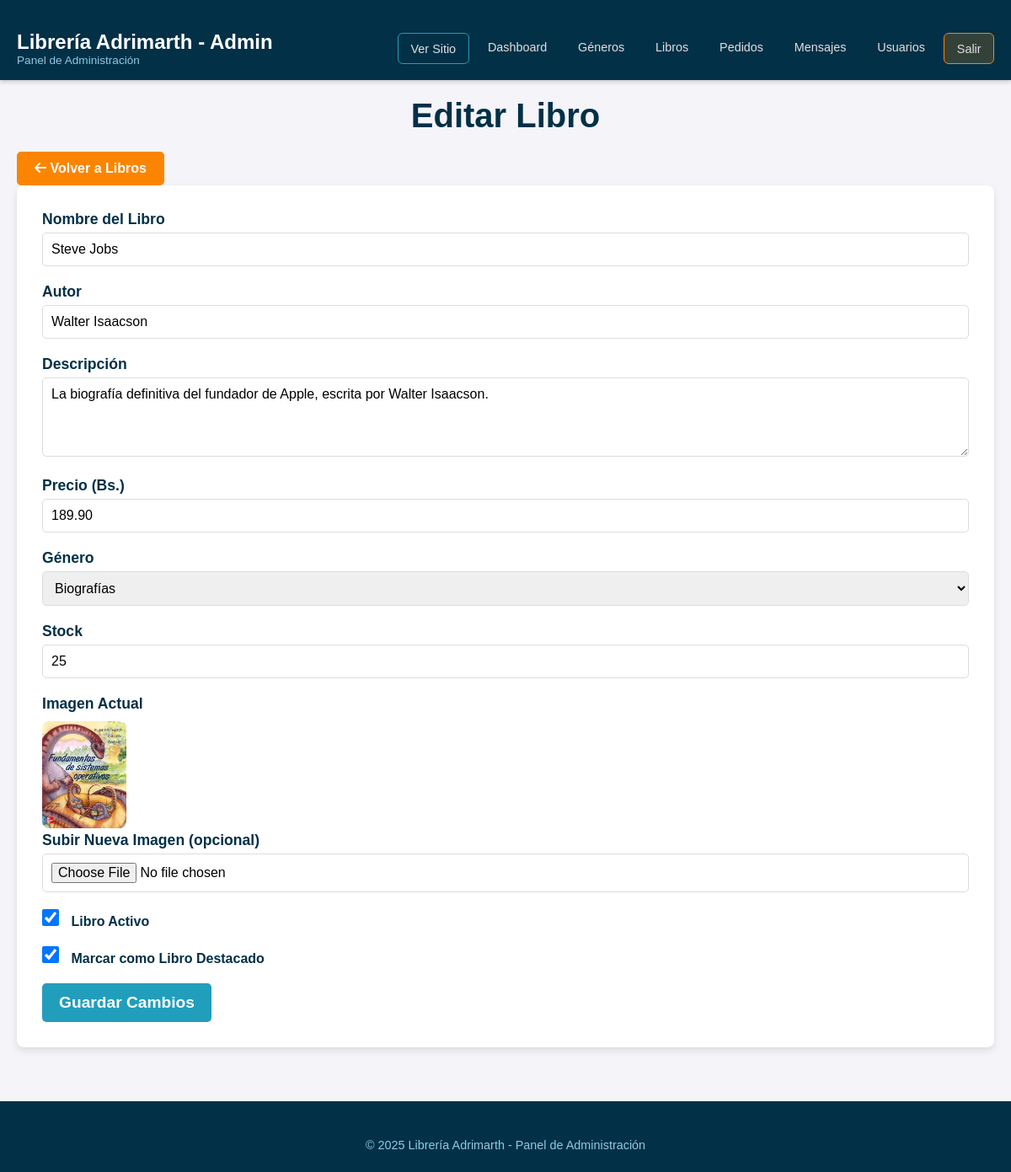
/administrador/pages/editar_libro.php?id=1 (signed in), run on the app's committed database.
### tables this page shows
CREATE TABLE libros (
    id INT AUTO_INCREMENT PRIMARY KEY,
    nombre VARCHAR(100) NOT NULL,
    autor VARCHAR(255) NOT NULL,
    descripcion TEXT NOT NULL,
    precio DECIMAL(10,2) NOT NULL,
    genero_id INT,
    imagen VARCHAR(255),
    stock INT DEFAULT 0,
    activo BOOLEAN DEFAULT TRUE,
    destacado BOOLEAN DEFAULT FALSE,   
    fecha_creacion TIMESTAMP DEFAULT CURRENT_TIMESTAMP,
    FOREIGN KEY (genero_id) REFERENCES generos(id)
);

CREATE TABLE generos (
    id INT AUTO_INCREMENT PRIMARY KEY,
    nombre VARCHAR(50) NOT NULL,
    descripcion TEXT
);

### administrador/controllers/libro_form_controller.php (called while the page is built, shortened)
<?php
require_once '../../config/database.php';
require_once '../models/Libro.php';
$libroModel = new LibroModel($pdo);
$libro_id = $_GET['id'] ?? null;
$is_edit = (bool)$libro_id;
if ($is_edit) {
    $libro = $libroModel->find($libro_id);
} else {
    $page_title = 'Agregar Libro';
    $libro = [
        'id' => null, 'nombre' => '', 'autor' => '', 'descripcion' => '', 'precio' => '',
        'genero_id' => null, 'stock' => 0, 'activo' => 1, 'destacado' => 0, 'imagen' => ''
    ];
}
$generos = $libroModel->getGeneros();
?>

### administrador/models/Libro.php (called while the page is built, shortened)
<?php
class LibroModel {
    private $pdo;
    public function __construct($pdo) {
        $this->pdo = $pdo;
    }
    public function getGeneros() {
        $stmt = $this->pdo->query("SELECT * FROM generos ORDER BY nombre");
        return $stmt->fetchAll();
    }
    public function find($id) {
        $sql = "SELECT p.*, c.nombre as genero_nombre
                FROM libros p
                LEFT JOIN generos c ON p.genero_id = c.id
                WHERE p.id = ?";
        $stmt = $this->pdo->prepare($sql);
        $stmt->execute([$id]);
        return $stmt->fetch();
    }
}
?>

### administrador/pages/editar_libro.php (the view, shortened to what this page needs)
<?php
require_once '../controllers/libro_form_controller.php';
include '../../public/componentes/admin_header.php';
?>
<link rel="stylesheet" href="/proyecto-01/administrador/styles/editar.css">
<main class="container">
    <h1>Editar Libro</h1>
    <a href="/proyecto-01/administrador/pages/libros.php" class="btn btn-secondary mb-3">
        <i class="fas fa-arrow-left"></i> Volver a Libros
    </a>
    <form action="/proyecto-01/administrador/pages/editar_libro.php?id=<?php echo $libro_id; ?>" method="POST" enctype="multipart/form-data" class="form-container">
        <div class="form-group">
            <label for="nombre">Nombre del Libro</label>
            <input type="text" id="nombre" name="nombre" class="form-control" value="<?php echo htmlspecialchars($libro['nombre']); ?>" required>
        </div>
        <div class="form-group">
            <label for="autor">Autor</label>
            <input type="text" id="autor" name="autor" class="form-control" value="<?php echo htmlspecialchars($libro['autor']); ?>" required>
        </div>
        <div class="form-group">
            <label for="descripcion">Descripción</label>
            <textarea id="descripcion" name="descripcion" class="form-control" rows="4" required><?php echo htmlspecialchars($libro['descripcion']); ?></textarea>
        </div>
        <div class="form-group">
            <label for="precio">Precio (Bs.)</label>
            <input type="number" id="precio" name="precio" class="form-control" step="0.01" value="<?php echo htmlspecialchars($libro['precio']); ?>" required>
        </div>
        <div class="form-group">
            <label for="genero_id">Género</label>
            <select id="genero_id" name="genero_id" class="form-control" required>
                <?php foreach ($generos as $genero): ?>
                    <option value="<?php echo $genero['id']; ?>" <?php echo ($libro['genero_id'] == $genero['id']) ? 'selected' : ''; ?>>
                        <?php echo htmlspecialchars($genero['nombre']); ?>
                    </option>
                <?php endforeach; ?>
            </select>
        </div>
        <div class="form-group">
            <label for="stock">Stock</label>
            <input type="number" id="stock" name="stock" class="form-control" value="<?php echo htmlspecialchars($libro['stock']); ?>" required>
        </div>
        <div class="form-group">
            <label for="imagen">Imagen Actual</label>
            <div>
                <?php if (!empty($libro['imagen'])): ?>
                    <img src="/proyecto-01/public/<?php echo htmlspecialchars($libro['imagen']); ?>" alt="Imagen actual" width="100">
                <?php else: ?>
                    <p>No hay imagen asignada.</p>
                <?php endif; ?>
            </div>
            <label for="imagen" class="mt-2">Subir Nueva Imagen (opcional)</label>
            <input type="file" id="imagen" name="imagen" class="form-control">
        </div>
        <div class="form-group form-check">
            <input type="checkbox" id="activo" name="activo" class="form-check-input" value="1" <?php echo $libro['activo'] ? 'checked' : ''; ?>>
            <label for="activo" class="form-check-label">Libro Activo</label>
        </div>
        <div class="form-group form-check">
            <input type="checkbox" id="destacado" name="destacado" class="form-check-input" value="1" <?php echo $libro['destacado'] ? 'checked' : ''; ?>>
            <label for="destacado" class="form-check-label">Marcar como Libro Destacado</label>
        </div>
        <button type="submit" class="btn btn-primary">Guardar Cambios</button>
    </form>
</main>
<?php include '../../public/componentes/admin_footer.php'; ?>

### public/global.css (style rules this page uses)
html { overflow-y: scroll; }
:root { --sky-blue: #8ecae6; --blue-green: #219ebc; --prussian-blue: #023047; --selective-yellow: #ffb703; --sandy-brown: #fb8500; --white: #ffffff; --off-white: #f8f9fa; --gray: #6c757d; }
* { margin: 0; padding: 0; box-sizing: border-box; font-family: sans-serif; }
body { display: flex; flex-direction: column; min-height: 100vh; }
main { flex-grow: 1; }
.container { max-width: 1300px; min-width: 1200px; margin: 0 auto; padding: 0 20px; }
.btn { display: inline-flex; align-items: center; justify-content: center; gap: 0.5rem; padding: 12px 24px; border-radius: 8px; font-weight: 600; text-decoration: none; border: 1px solid transparent; cursor: pointer; transition: all 0.2s ease-in-out; }
.btn-primary { background-color: var(--sandy-brown); color: var(--white); }
.btn-secondary { background-color: var(--blue-green); color: var(--white); }

### administrador/styles/editar.css (style rules this page uses)
body { font-family: 'Arial', sans-serif; background-color: #f4f4f9; margin: 0; padding: 0; }
.container { width: 80%; margin: 0 auto; padding-top: 20px; }
h1 { color: #023047; font-size: 2.5rem; text-align: center; margin-bottom: 20px; }
.btn-secondary { background-color: #fb8500; color: white; text-decoration: none; padding: 10px 20px; border-radius: 5px; display: inline-block; font-size: 1rem; }
.form-container { background-color: white; padding: 30px; border-radius: 8px; box-shadow: 0 4px 8px rgba(0, 0, 0, 0.1); }
.form-group { margin-bottom: 20px; }
label { font-size: 1.1rem; color: #023047; font-weight: bold; }
input[type="text"], textarea, input[type="number"], select, input[type="file"] { width: 100%; padding: 10px; margin-top: 5px; border: 1px solid #ddd; border-radius: 5px; font-size: 1rem; }
textarea { resize: vertical; }
button[type="submit"] { background-color: #219ebc; color: white; padding: 12px 20px; border: none; border-radius: 5px; font-size: 1.2rem; cursor: pointer; }
img { border-radius: 8px; margin-top: 10px; }
.form-check-label { font-size: 1rem; color: #023047; }
.form-check-input { width: 20px; height: 20px; margin-right: 10px; }
.form-check { margin-top: 15px; }

### data on the page
libros: nombre "Steve Jobs", autor "Walter Isaacson", descripcion "La biografía definitiva del fundador de Apple, escrita por Walter Isaacson.", precio "189.90", genero_id "Biografías", stock "25", imagen (picture), activo "☑", destacado "☑"
